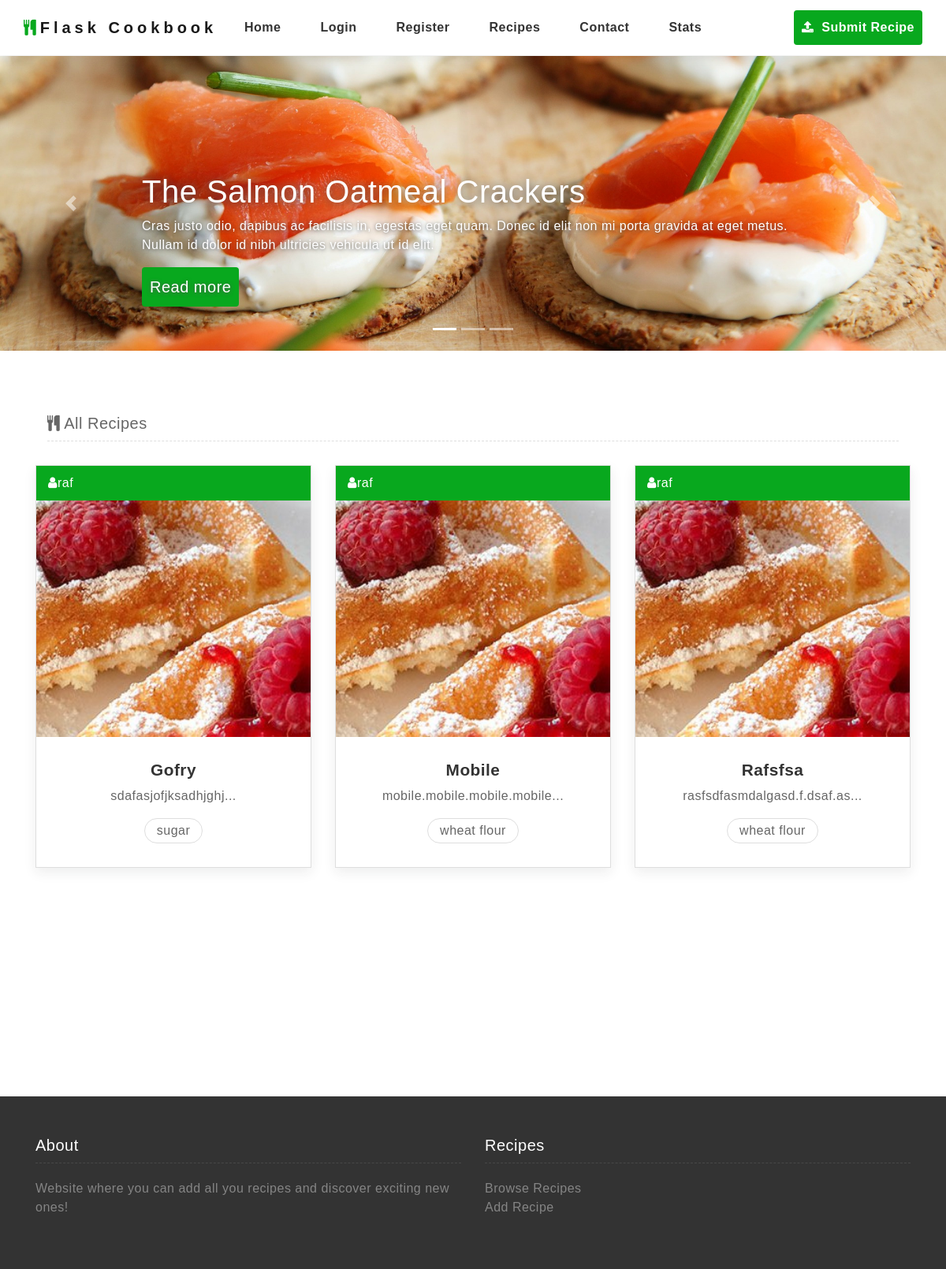
The page /index on the database as committed earlier.
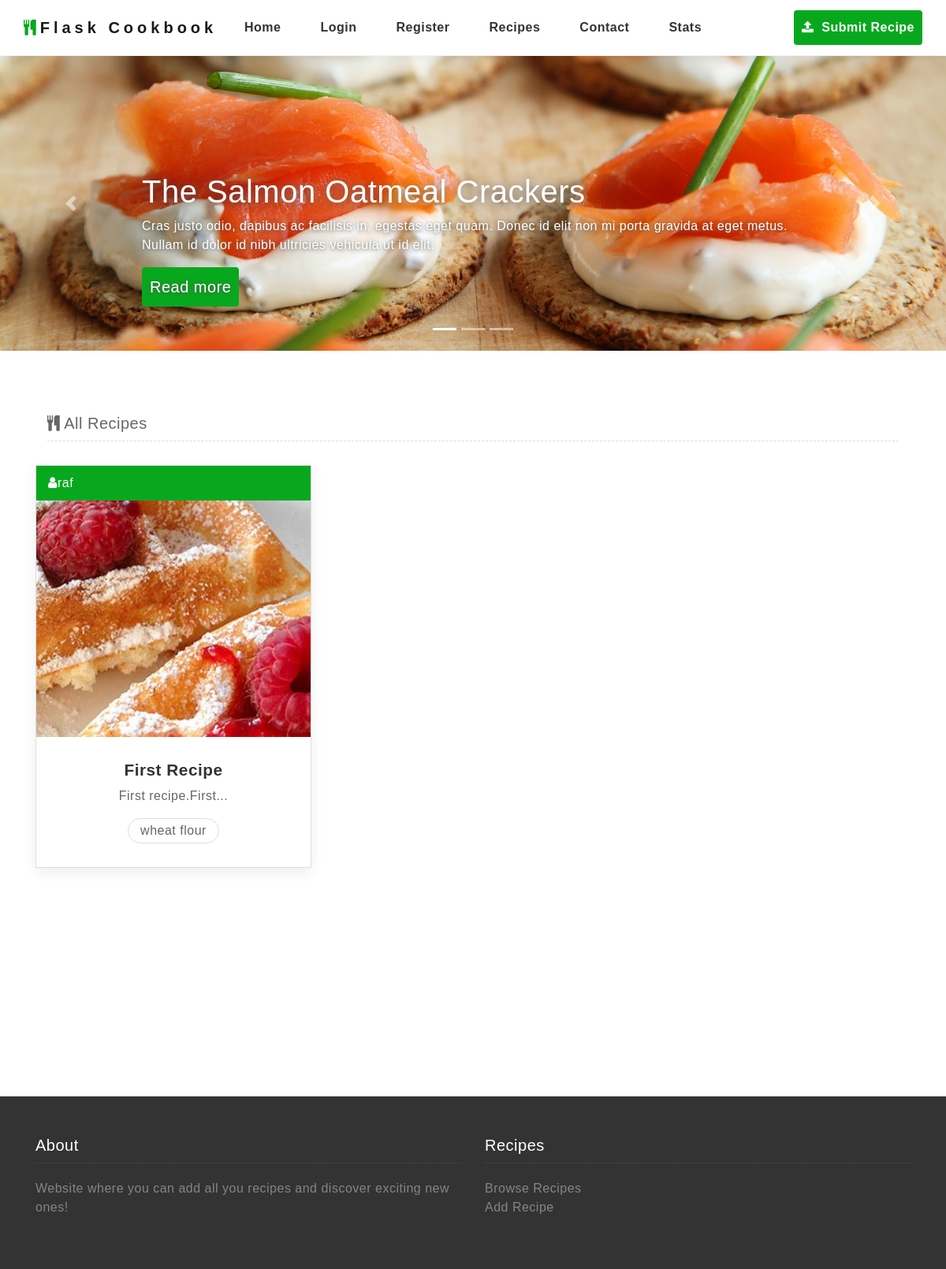
The same page on the database as committed later.
### app/models.py (models this page shows, shortened)
class Recipe(db.Model):
    __searchable__ = ['name']
    id = db.Column(db.Integer, primary_key=True)
    name = db.Column(db.String(64), index=True, unique=True)
    content = db.Column(db.String(50000))
    timestamp = db.Column(db.DateTime, index=True, default=datetime.utcnow)
    user_id = db.Column(db.Integer, db.ForeignKey('user.id'))
    cuisine_id = db.Column(db.Integer, db.ForeignKey('cuisine.id'))
    category_id = db.Column(db.Integer, db.ForeignKey('category.id'))
    calories = db.Column(db.Integer)
    carbohydrates = db.Column(db.Integer)
    proteins = db.Column(db.Integer)
    fats = db.Column(db.Integer)
    cholesterol = db.Column(db.Integer)
    serves_num_people = db.Column(db.Integer)
    time_to_prepare = db.Column(db.Integer)
    cooking_time = db.Column(db.Integer)
    image = db.Column(db.String(128))
    comments = db.relationship('Comment', backref='recipe', lazy='dynamic')
    upvotes = db.Column(db.Integer, default=0)
    _ingredients = db.relationship(
        "Ingredient",
        secondary=ingredients_in_recipe,
        back_populates="recipes")
    _allergens = db.relationship(
        "Allergen",
        secondary=allergens_in_recipe,
        back_populates="recipes")

class User(UserMixin, db.Model):
    id = db.Column(db.Integer, primary_key=True)
    username = db.Column(db.String(64), index=True, unique=True)
    email = db.Column(db.String(120), index=True, unique=True)
    password_hash = db.Column(db.String(128))
    recipes = db.relationship('Recipe', backref='author', lazy='dynamic')
    country_id = db.Column(db.Integer, db.ForeignKey('country.id'))

class Ingredient(db.Model):
    id = db.Column(db.Integer, primary_key=True)
    name = db.Column(db.String(64), unique=True)
    recipes = db.relationship(
        "Recipe",
        secondary=ingredients_in_recipe,
        back_populates="_ingredients")

### app/routes.py (the view)
@app.route('/')
@app.route('/index')
def index():
    Poppulate.poppulate_database()
    recipes = Recipe.query.limit(3).all()
    empty = False
    if not recipes:
        empty=True
    return render_template("index.html", recipes=recipes, empty=empty, sortkey='timestamp', reverse=True)

### app/templates/index.html (shortened to what this page needs)
{% extends "base.html" %}
{% block content %}
<div id="myCarousel" class="carousel slide" data-ride="carousel">
    <ol class="carousel-indicators">
        <li data-target="#myCarousel" data-slide-to="0" class="active"></li>
        <li data-target="#myCarousel" data-slide-to="1"></li>
        <li data-target="#myCarousel" data-slide-to="2"></li>
    </ol>
    <div class="carousel-inner">
        <div class="carousel-item active">
            <img class="first-slide" src="static/img/slider1.jpg" alt="First slide">
            <div class="container">
                <div class="carousel-caption text-left">
                    <h1><a href="recipe-detail.html">The Salmon Oatmeal Crackers</a></h1>
                    <p>Cras justo odio, dapibus ac facilisis in, egestas eget quam. Donec id elit non mi porta gravida
                        at eget metus. Nullam id dolor id nibh ultricies vehicula ut id elit.</p>
                    <p><a class="btn btn-lg btn-primary" href="recipe-detail.html" role="button">Read more</a></p>
                </div>
            </div>
        </div>
    </div>
    <a class="carousel-control-prev" href="#myCarousel" role="button" data-slide="prev">
        <span class="carousel-control-prev-icon" aria-hidden="true"></span>
    </a>
    <a class="carousel-control-next" href="#myCarousel" role="button" data-slide="next">
        <span class="carousel-control-next-icon" aria-hidden="true"></span>
    </a>
</div>
{% include '_list_recipes.html' %}
{% endblock %}

### app/templates/base.html (shortened to what this page needs)
<!DOCTYPE html>
<html lang="en">
<head>
    {% block head %}
    <link href="{{ url_for('static', filename='static/css/font-awesome.min.css') }}" rel="stylesheet">
    <link href="{{ url_for('static', filename='static/css/bootstrap.min.css') }}" rel="stylesheet">
    <link href="{{ url_for('static', filename='static/css/styles.min.css') }}" rel="stylesheet">
    <link href="{{ url_for('static', filename='static/css/select2.min.css') }}" rel="stylesheet">
    {% endblock %}
</head>
{% block navbar %}
<nav class="navbar navbar-expand-lg navbar-light fixed-top">
    <div class="container-fluid justify-content-center">
        <a class="navbar-brand" href="{{ url_for('index') }}"><i class="fa fa-cutlery" aria-hidden="true"></i>Flask
            Cookbook</a>
        <div class="collapse navbar-collapse justify-content-center" id="navbarNavDropdown">
            <ul class="navbar-nav">
                <li class="nav-item">
                    <a class="nav-link" href="{{ url_for('index') }}">Home</a>
                </li>
                {% if current_user.is_anonymous %}
                <li class="nav-item">
                    <a class="nav-link" href="{{ url_for('login') }}">Login</a>
                </li>
                <li class="nav-item">
                    <a class="nav-link" href="{{ url_for('register') }}">Register</a>
                </li>
                {% else %}
                <li class="nav-item">
                    <a class="nav-link" href="{{ url_for('logout') }}">Logout</a>
                </li>
                {% endif %}
                <li class="nav-item">
                    <a class="nav-link" href="{{ url_for('recipes_list') }}">Recipes</a>
                </li>
                <li class="nav-item">
                    <a class="nav-link" href="{{ url_for('contact')  }}">Contact</a>
                </li>
                <li class="nav-item">
                    <a class="nav-link" href="{{ url_for('recipes_stats')  }}">Stats</a>
                </li>
                <li class="nav-item btn-submit-recipe">
                    <a class="nav-link" href="{{ url_for('add_recipe')  }}"><i class="fa fa-upload"
                            aria-hidden="true"></i> Submit Recipe</a>
                </li>
            </ul>
        </div>
    </div>
</nav>
{% endblock %}
{% block content %}{% endblock %}
{% block footer %}
<footer>
    <div class="container">
        <div class="row">
            <div class="col-lg-6 col-sm-3">
                <h5>About</h5>
                <p>Website where you can add all you recipes and discover exciting new ones!</p>
            </div>
            <div class="col-lg-6 col-sm-3">
                <h5>Recipes</h5>
                <ul>
                    <li><a href="{{ url_for('recipes_list')  }}">Browse Recipes</a></li>
                    <li><a href="{{ url_for('add_recipe')  }}">Add Recipe</a></li>
                </ul>
            </div>
        </div>
    </div>
</footer>
{% endblock %}
</html>

### app/templates/_list_recipes.html (shortened to what this page needs)
{% block main %}
<div class="list">
    <div class="container">
        <div class="row">
            <div class="col-lg-12">
                <form action="POST">
                    <div class="form-group col-lg-12">
                        <h5><i class="fa fa-cutlery" aria-hidden="true"></i> All Recipes</h5>
                    </div>
                </form>
            </div>
            {% for recipe in recipes %}
                {% include '_recipe.html' %}
            {% endfor %}
        </div>
    </div>
</div>
{% endblock %}

### app/templates/_recipe.html
{% block main %}
<div id="recipe{{ recipe.id }}" class="col-lg-4 col-sm-6">
    <div class="box grid recipes">
        <div class="by"><i class="fa fa-user" aria-hidden="true"></i>{{ recipe.author.username }}</div>
        <a href="{{ url_for('recipe', recipe_name=recipe.name) }}"><img src="{{recipe.image}}" id="list_image"
                alt=""></a>
        <h2><a href="{{ url_for('recipe', recipe_name=recipe.name) }}">{{ recipe.name }} </a></h2>
        <p>{{ recipe.content | truncate(30) }}</p>
        <div class="tag">
            {% for ingredient in recipe._ingredients %}
            <a href="#">{{ ingredient.name }}</a>
            {% endfor %}
        </div>
    </div>
</div>
{% endblock %}

Rows that differ between the two databases and show on the page:
removed Recipe: author.username "raf", image (picture), name "Mobile", content "mobile.mobile.mobile.mobile...", Ingredient (name "wheat flour")
removed Recipe: author.username "raf", image (picture), name "Rafsfsa", content "rasfsdfasmdalgasd.f.dsaf.as...", Ingredient (name "wheat flour")
changed Recipe "raf": loses Ingredient (name "sugar"); name "Gofry" → "First Recipe"; content "sdafasjofjksadhjghj..." → "First recipe.First..."; gains Ingredient (name "wheat flour")
